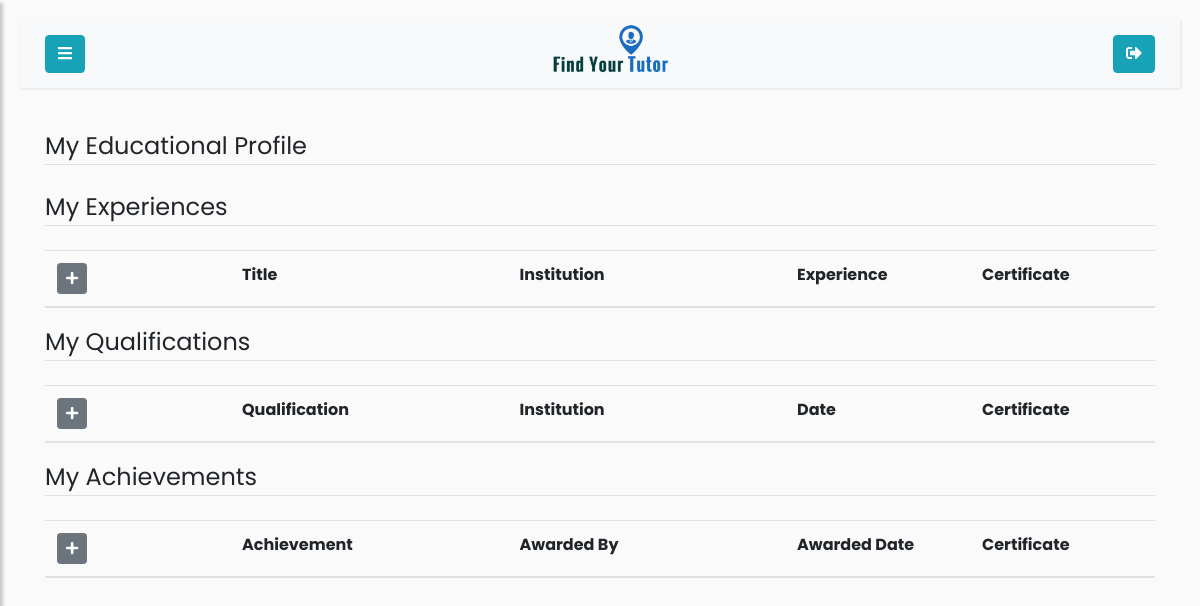
The app's page /tutor/my-educational-profile (signed in), older data.
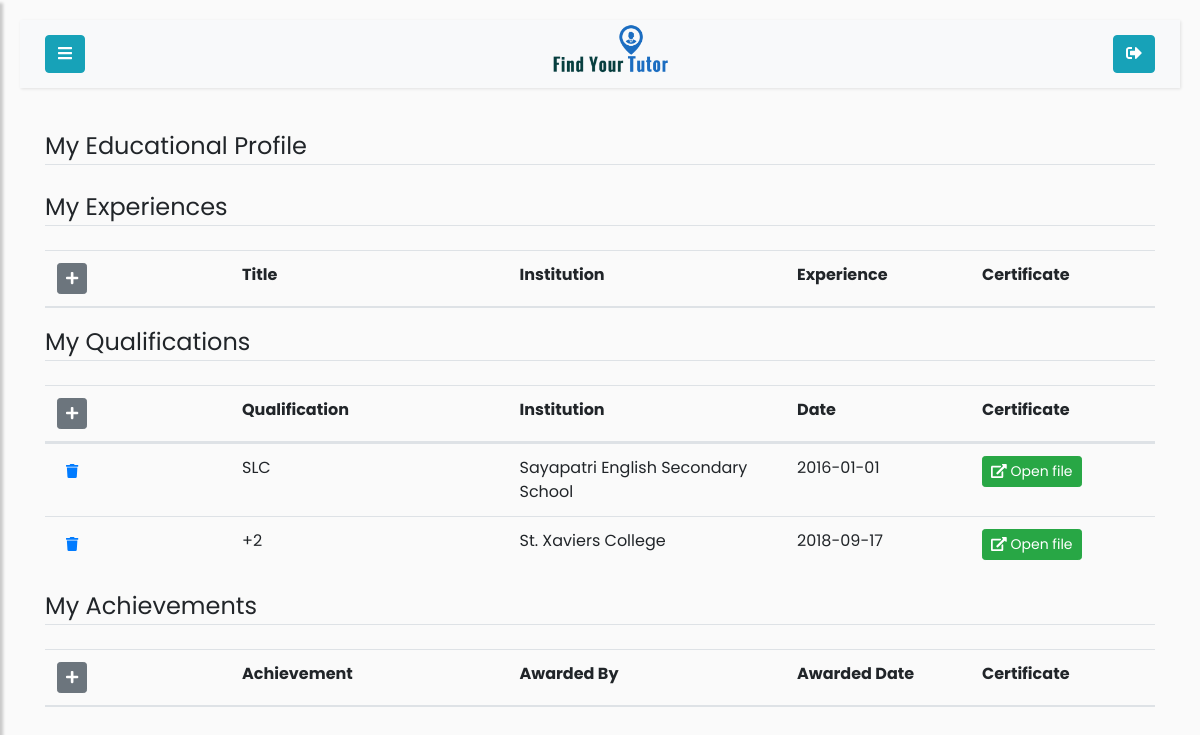
The same page, newer data.
### app/models.py (models this page shows)
class Qualification(db.Model):
    id = db.Column(db.Integer, primary_key=True)
    tutor_id = db.Column(db.Integer, db.ForeignKey('tutor.user_id'))
    qualification = db.Column(db.String(255))
    institution = db.Column(db.String(255))
    qualification_date = db.Column(db.String(6))
    qualification_file = db.Column(db.String(255))

### app/routes.py (the view, shortened to what this page needs)
@app.route('/tutor/my-educational-profile', methods=['POST','GET'])
@login_required
def tutor_educational_profile():
    if current_user.is_authenticated and current_user.role == 'admin':
        return redirect('/admin')
    form_experience = MyExperienceForm()
    form_qualification = MyQualificationForm()
    form_achievement = MyAchievementForm()
    user = User.query.filter_by(username=current_user.username).first()
    tutor=Tutor.query.filter_by(user_id=user.id).first()
    qualifications = Qualification.query.filter_by(tutor_id=user.id)
    achievements = Achievement.query.filter_by(tutor_id=user.id)
    experiences = Experience.query.filter_by(tutor_id=user.id)
    if user.username == current_user.username and is_tutor(user):
        return render_template('my-educational-profile.html', profilepic=fetch_profile_pic(tutor), user=user, tutor=tutor,
            qualifications=qualifications, achievements=achievements, experiences=experiences,
            form_experience=form_experience, form_qualification=form_qualification, form_achievement=form_achievement)
    elif user.username == current_user.username and not is_tutor(user):
        return redirect(url_for('student'))

### app/models.py (called while the page is built)
@login_manager.user_loader
def load_user(id):
    return User.query.get(int(id))

### app/routes.py (called while the page is built)
def is_tutor(user):
    if user.role == 'tutor':
        return True
    elif user.role == 'student':
        return False
    elif user.role == 'admin':
        return False

def fetch_default_profile_pic(user_obj):
    if isinstance(user_obj, Tutor):
        return url_for('static', filename='profile_pics/tutor.jpg')
    else:
        return url_for('static', filename='profile_pics/student.jpg')

def fetch_profile_pic(user_obj):
    try:
        pic_name_from_db = getattr(user_obj, 'profile_pic')
        picture_path = os.path.join(app.root_path, 'static/profile_pics')
        if pic_name_from_db in os.listdir(picture_path):
            profile_pic = url_for('static',filename='profile_pics/' + pic_name_from_db)
            return profile_pic
        return fetch_default_profile_pic(user_obj)
    except:
        return fetch_default_profile_pic(user_obj)

### app/templates/my-educational-profile.html (shortened to what this page needs)
{% extends 'tutor.html' %}
{% block content %}
<div class="container" >
    <legend class="border-bottom mb-4">My Educational Profile</legend>
    <div class = "table-responsive" class="scroll">
        <legend class="border-bottom mb-4 sm">My Experiences</legend>
        <table class="table table-hover" id="my-experience-table">
            <thead>
               <tr class="d-flex">
                    <th scope="col" class="col-2">
                        <button type="button" class="btn btn-secondary btn-sm"
                            data-toggle="modal"
                            data-target="#experience-form">
                            <i class="fas fa-plus" ></i>
                        </button>
                    </th>
                    <th scope='col' class='col-3'>Title</th>
                    <th scope='col' class='col-3'>Institution</th>
                    <th scope="col" class="col-2">Experience</th>
                    <th scope="col" class="col-2">Certificate</th>
               </tr>
           </thead>
        </table>
    </div>
    <div class = "table-responsive">
        <legend class="border-bottom mb-4 sm">My Qualifications</legend>
        <table class="table table-hover" id="my-qualification-table">
            <thead>
               <tr class="d-flex">
                    <th scope="col" class="col-2">
                        <button type="button" class="btn btn-secondary btn-sm"
                            data-toggle="modal"
                            data-target="#qualification-form">
                            <i class="fas fa-plus"></i>
                        </button>
                    </th>
                    <th scope="col" class="col-3">Qualification</th>
                    <th scope='col' class='col-3'>Institution</th>
                    <th scope='col' class='col-2'>Date</th>
                    <th scope="col" class="col-2">Certificate</th>
               </tr>
           </thead>
           <tbody>
            {% for qualification in qualifications %}
                <tr class="d-flex">
                    <td scope="row" class='col-2'>
                        <a class="btn btn-link btn-sm" href="{{url_for('delete_tutor_qualification', id=qualification.id)}}">
                            <i class="fas fa-trash"></i>
                        </a>
                    </td >
                    <td class='col-3'> {{ qualification.qualification }} </td>
                    <td class='col-3'> {{ qualification.institution }} </td>
                    <td class='col-2'> {{ qualification.qualification_date }} </td>
                    <td class='col-2'>
                        <a href="{{ url_for('static', filename='docs/qualification/' + qualification.qualification_file)}}" class="btn btn-success btn-sm" target="_blank">
                            <i class="fas fa-external-link-alt "></i>
                            Open file
                        </a>
                    </td>
                </tr>
            {% endfor %}
           </tbody>
        </table>
    </div>
    <div class = "table-responsive">
        <legend class="border-bottom mb-4 sm">My Achievements</legend>
        <table class="table table-hover" id="my-achievement-table">
            <thead>
               <tr class="d-flex">
                    <th scope="col" class="col-2" >
                        <button type="button" class="btn btn-secondary btn-sm"
                            data-toggle="modal"
                            data-target="#achievement-form">
                            <i class="fas fa-plus" id=" save-achievement-btn"></i>
                        </button>
                    </th>
                    <th scope="col" class="col-3">Achievement</th>
                    <th scope="col" class="col-3">Awarded By</th>
                    <th scope="col" class="col-2">Awarded Date</th>
                    <th scope="col" class="col-2">Certificate</th>
               </tr>
           </thead>
        </table>
    </div>
</div>
{% endblock %}

Row changes from the older to the newer data that the page shows:
added Qualification: qualification "SLC", institution "Sayapatri English Secondary School", qualification_date "2016-01-01"
added Qualification: qualification "+2", institution "St. Xaviers College", qualification_date "2018-09-17"
